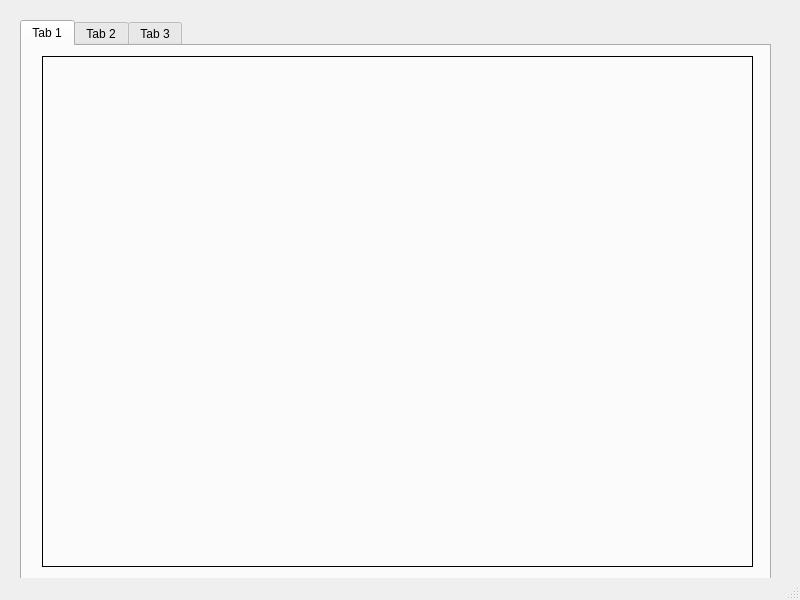
<?xml version="1.0" encoding="UTF-8"?>
<ui version="4.0">
 <class>MainWindow</class>
 <widget class="QMainWindow" name="MainWindow">
  <property name="geometry">
   <rect>
    <x>0</x>
    <y>0</y>
    <width>800</width>
    <height>600</height>
   </rect>
  </property>
  <property name="windowTitle">
   <string>MainWindow</string>
  </property>
  <widget class="QWidget" name="centralwidget">
   <widget class="QTabWidget" name="tabWidget">
    <property name="geometry">
     <rect>
      <x>20</x>
      <y>20</y>
      <width>751</width>
      <height>561</height>
     </rect>
    </property>
    <property name="currentIndex">
     <number>0</number>
    </property>
    <widget class="QWidget" name="tab">
     <attribute name="title">
      <string>Tab 1</string>
     </attribute>
     <widget class="QLabel" name="label">
      <property name="geometry">
       <rect>
        <x>20</x>
        <y>10</y>
        <width>711</width>
        <height>511</height>
       </rect>
      </property>
      <property name="frameShape">
       <enum>QFrame::Box</enum>
      </property>
      <property name="text">
       <string/>
      </property>
      <property name="pixmap">
       <pixmap>../../../../../HD wallpapers/69izjk.jpg</pixmap>
      </property>
     </widget>
    </widget>
    <widget class="QWidget" name="tab_2">
     <attribute name="title">
      <string>Tab 2</string>
     </attribute>
     <widget class="QLabel" name="label_2">
      <property name="geometry">
       <rect>
        <x>180</x>
        <y>180</y>
        <width>431</width>
        <height>161</height>
       </rect>
      </property>
      <property name="font">
       <font>
        <pointsize>16</pointsize>
        <weight>75</weight>
        <bold>true</bold>
       </font>
      </property>
      <property name="layoutDirection">
       <enum>Qt::LeftToRight</enum>
      </property>
      <property name="text">
       <string>This is Text Tab!</string>
      </property>
      <property name="alignment">
       <set>Qt::AlignCenter</set>
      </property>
     </widget>
    </widget>
    <widget class="QWidget" name="Tab_3">
     <attribute name="title">
      <string>Tab 3</string>
     </attribute>
    </widget>
   </widget>
  </widget>
  <widget class="QStatusBar" name="statusbar"/>
 </widget>
 <resources/>
 <connections/>
</ui>
